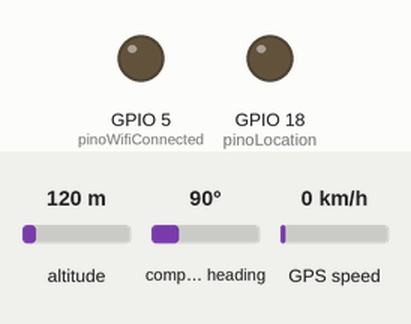
A sketch run on a simulated ESP32. Shown: output pins drawn as LEDs (lit = HIGH). Dashed ring = blinking. The inputs (shaded band) are chosen by the test bench; at power-on: altitude 120 m, compass heading 90°, GPS speed 0 km/h. WiFi joins after 1.5 s; servers stay silent unless stated; uploads are accepted with an empty reply; the GPS gets a fix after 3 s at 37.7749, -122.4194 with 8 satellites; what the sketch prints to the serial monitor is not drawn.

Above: at 0.1 s.
At 0.6 s:
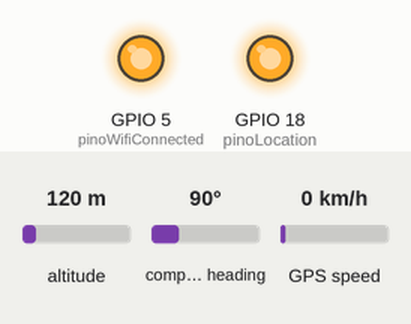
At 1.1 s:
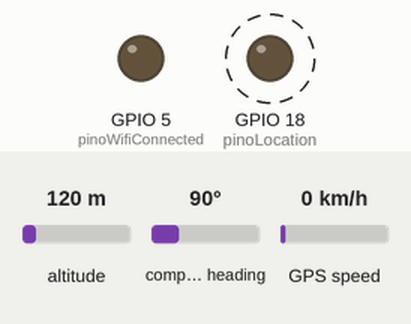
At 1.6 s:
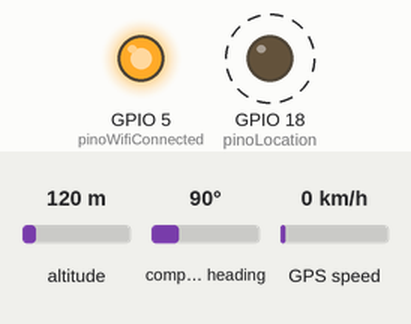
Timing chart, 0 to 4.6 s (numbered marks = the images above):
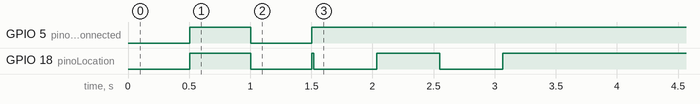

The sketch:

ProjetoGPS_Onibus.ino
```cpp
#define pinoWifiConnected 5
#define pinoLocation 18

#include <TinyGPSPlus.h>
#include <HardwareSerial.h>
#include <ArduinoJson.h>
#include <sstream>
#include <WiFi.h>
#include <HTTPClient.h>

StaticJsonDocument<200> create_json_gps(StaticJsonDocument<200>);
StaticJsonDocument<200> add_location_to_JSON(StaticJsonDocument<200>);
StaticJsonDocument<200> add_date_to_JSON(StaticJsonDocument<200>);
StaticJsonDocument<200> add_time_to_JSON(StaticJsonDocument<200>);
StaticJsonDocument<200> gpsPutDataInJSON(StaticJsonDocument<200>);

int correctHour(uint8_t);
std::string correctValue(int);

const char* ssid = "BrenoNet";
const char* password = "breno123";

int TIME_DELAY = 500;
int FATOR_FUSO_HORARIO = 3;

int c = 0;
bool flagWifiConnected = false;
bool flagLocationFound = false;
bool firstLocation = false;

double time_to_locate = 0;

//Configurações do GPS
TinyGPSPlus gps;

void setup() {
  // Comunicação com o Computador
  Serial.begin(115200);

  // Comunicação ESP32 e Modulo GPS
  Serial2.begin(9600);//Usa os pinos da Serial 2 do ESP32(RX:16 e TX:17)
  Serial.println("SUCESS: A comunicação do ESP32 com o Computador está ocorrendo normalmente");

  // Coloco os pinos de saída como OUTPUT
  pinMode(pinoWifiConnected, OUTPUT);
  pinMode(pinoLocation, OUTPUT);

  // Zero o valor inicial dos pinos de saída
  digitalWrite(pinoWifiConnected, LOW);
  digitalWrite(pinoLocation, LOW);

  // Conexão WiFi
  WiFi.begin(ssid, password);
  while(WiFi.status() != WL_CONNECTED){
    delay(TIME_DELAY);
    Serial.print(".");
    systemLED();
  }
  Serial.println("\nSUCESS: Conectado com Sucesso!");
}

void loop() {
  // Cria um objeto JSON para guardar as informações - com tamanho de 200 Bytes
  StaticJsonDocument<200> gpsDataJSON;

  // Verifica se a Comunicação ESP32 com Modulo GPS está disponível
  while (Serial2.available() > 0) {

    // Lê os dados do GPS ligado à serial
    char gpsData = Serial2.read();

    // Cria um objeto JSON com os dados fornecidos pelo GPS
    if (gps.encode(gpsData)){

      // Produz uma mensagem na serial com o formato adequado
      // Começando com um separados, depois o número da transmissão
      // e então os dados presentes no JSON até então (são enviados
      // dentro do gpsPutDataInJSON)
      Serial.println("--------------------------");
      transmissionNumber();

      gpsDataJSON = gpsPutDataInJSON(gpsDataJSON);
      if (WiFi.status() == WL_CONNECTED && flagLocationFound)  {
        connectionSendDataToServer(gpsDataJSON);
      }

      systemLED();
      delay(TIME_DELAY);
    }
  }

  flagLocationFound = false;
  systemLED();
  delay(TIME_DELAY);
}

void transmissionNumber(){
  // Apresenta o número da transmissão
  c++;
  std::ostringstream transmission;
  transmission << "Transmissão número " << c;
  Serial.println(transmission.str().c_str());
}

void systemLED(){
  if (WiFi.status() == WL_CONNECTED) { digitalWrite(pinoWifiConnected, HIGH); }
  else                               { alternateLed(pinoWifiConnected);       }

  if (flagLocationFound)             { digitalWrite(pinoLocation, HIGH);      }
  else                               { alternateLed(pinoLocation);            }
}

void connectionSendDataToServer(StaticJsonDocument<200> gpsDataJSON){
    HTTPClient http;

    http.begin("http://67.205.172.182:3333/coordinates");
    http.addHeader("Content-Type", "application/json");

    String jsonString;
    serializeJson(gpsDataJSON, jsonString);
    int httpResponseCode = http.POST(jsonString);

    if (httpResponseCode > 0){
      Serial.println("Apresentando HTTP e Resultado: ");
      Serial.println(http.getString());
      Serial.println(httpResponseCode);
    } else{
      Serial.println("ERROR: Pacote em Formato Inadequado (Problema no Envio)");
    }

    http.end();
}

StaticJsonDocument<200> gpsPutDataInJSON(StaticJsonDocument<200> gpsDataJSON){
    gpsDataJSON = create_json_gps(gpsDataJSON);

    // Apresenta o JSON por motivos de DEBUG
    Serial.println("Apresentando JSON: ");
    serializeJsonPretty(gpsDataJSON, Serial);
    Serial.println();

    debugInformTimeToLocation();

    return gpsDataJSON;
}

// -------------------------------------------
// Funções de Debug
// -------------------------------------------

void debugInformTimeToLocation(){
    std::ostringstream oss;

    // Informa o tempo decorrido até conseguir obter os dados de localização
    if ((flagLocationFound == true) && (firstLocation == false)){
      firstLocation == true;
      time_to_locate = c*TIME_DELAY/60000;
    }
    if (firstLocation == true){
      oss.str("");
      oss << "Tempo até detecção da localização : " << time_to_locate << " minutos";
      Serial.println(oss.str().c_str());
    }
}

// -------------------------------------------
// Funções para Capturar a Localização
// -------------------------------------------

StaticJsonDocument<200> create_json_gps(StaticJsonDocument<200> data){
  data.clear();
  data = add_location_to_JSON(data);
  data = add_date_to_JSON(data);
  data = add_time_to_JSON(data);
  return data;
}

StaticJsonDocument<200> add_location_to_JSON(StaticJsonDocument<200> data){
  //Adiciona os dados de localização ao JSON
  if (gps.location.isValid()){
    flagLocationFound = true;

    data["bus_id"] = 5;
    data["lat"] = gps.location.lat();
    data["long"] = gps.location.lng();
    data["velocidade"] = gps.speed.kmph();
  } else {
    flagLocationFound = false;

    Serial.println("ERROR: Dados da Localização não Encontrados");
  }

  return data;
}

StaticJsonDocument<200> add_date_to_JSON(StaticJsonDocument<200> data){
  //Adiciona a data do registro ao JSON
  if (gps.date.isValid()){
    std::ostringstream oss;
    std::string dia = correctValue(gps.date.day());  //Correct torna "5" em "05"
    std::string mes = correctValue(gps.date.month());
    std::string ano = correctValue(gps.date.year());
    oss << dia << "/" << mes << "/" << ano;
    data["data"] = oss.str();

  } else {
    Serial.println("ERROR: Dados da Data não Encontrados");
  }

  return data;
}

StaticJsonDocument<200> add_time_to_JSON(StaticJsonDocument<200> data){
  //Adiciona a hora do registro ao JSON
  if (gps.time.isValid()){
    std::ostringstream oss;
    std::string hora = correctValue(correctHour(gps.time.hour())); //CorrectValue torna "5" em "05"; CorrectHour torna -2 em 22 (2 horas antes das 24)
    std::string minutos = correctValue(gps.time.minute());
    std::string segundos = correctValue(gps.time.second());
    oss << hora << ":" << minutos << ":" << segundos;
    data["hora"] = oss.str();
  } else {
    Serial.println("ERROR: Dados da Hora não encontrados");
  }

  return data;
}

// -------------------------------------------
// Funções Auxiliares
// -------------------------------------------

//Ajeita o horário, trocando valores negativos pelo equivalente valor antes das 24 horas e ajustando o fuso
int correctHour(uint8_t rawHour){
    int correctHour = (int) rawHour - FATOR_FUSO_HORARIO;
    if (correctHour < 0) { correctHour = 24 + correctHour; }
    return correctHour;
}

//Ajeita a representação em string de um número, retornando-o na forma 0X se seu valor for menor que 10
std::string correctValue(int value){
    std::ostringstream oss;
    if (value < 10) { oss << "0" << value; }
    else { oss << value; }
    return oss.str();
}

void alternateLed(uint8_t pino){
  if (digitalRead(pino) == HIGH){
    digitalWrite(pino, LOW);
  } else{
    digitalWrite(pino, HIGH);
  }
} 
```

Measured:
- by itself, GPIO 18 (pinoLocation): goes LOW 0.50 s, HIGH 0.02 s, LOW 0.52 s, HIGH 0.51 s, LOW 0.52 s, then HIGH
